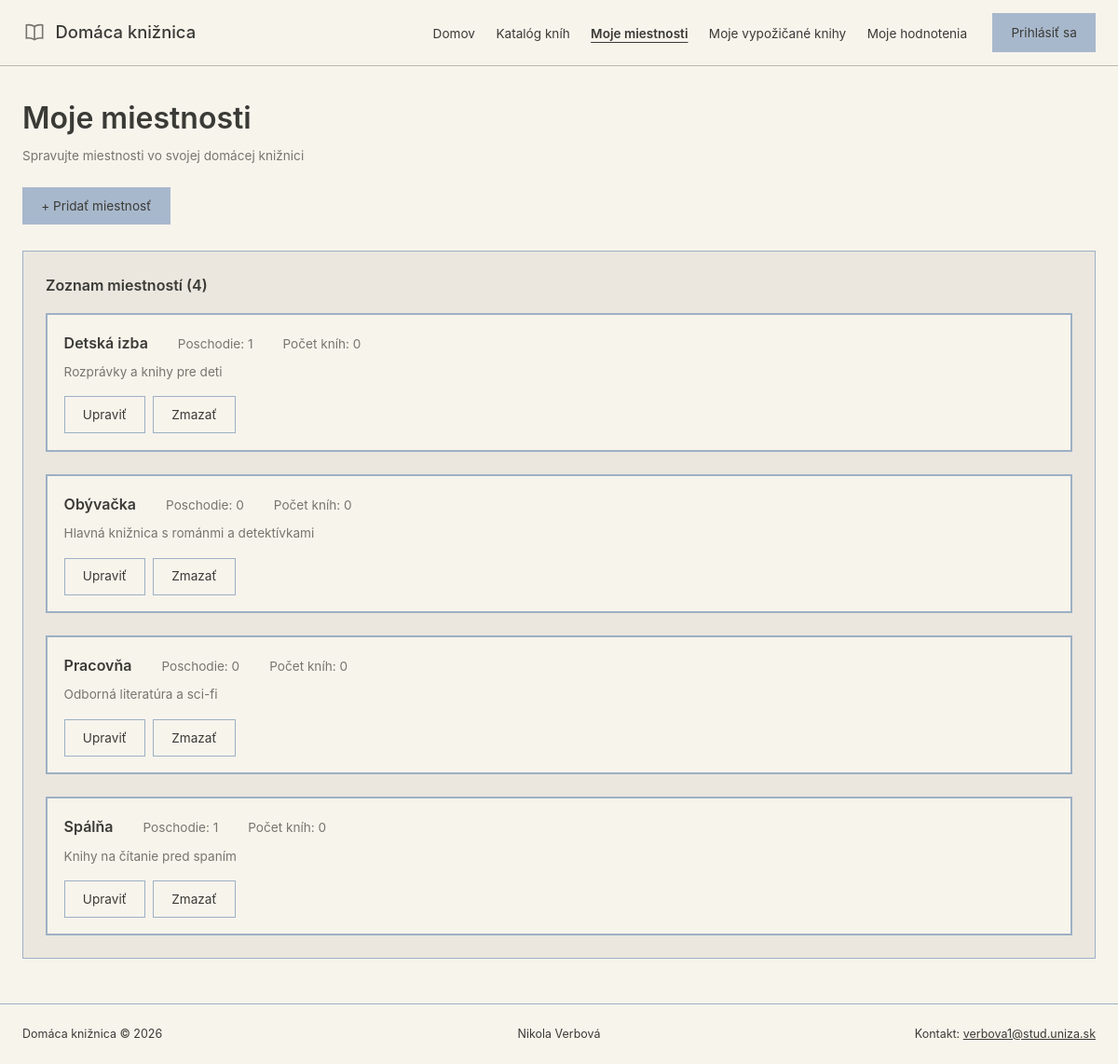
The app's page /?c=room with its own data.
### tables this page shows
CREATE TABLE `rooms`
(
    `id`          INT AUTO_INCREMENT PRIMARY KEY,
    `name`        VARCHAR(100) NOT NULL,
    `description` VARCHAR(255) NULL,
    `floorNumber` INT          NOT NULL DEFAULT 0
) DEFAULT CHARSET = utf8mb4 COLLATE = utf8mb4_unicode_ci;

### Framework/Http/Responses/Response.php (called while the page is built, shortened)
<?php
abstract class Response
{
    public function send(): void
    {
        $this->generate();
    }
}

### public/index.php (called while the page is built, shortened)
<?php
try {
    $app = new App();
    $app->run();
} catch (Exception $e) {
    die('An error occurred: ' . $e->getMessage());
}

### Framework/Support/LinkGenerator.php (called while the page is built, shortened)
<?php
class LinkGenerator
{
    private Request $request;
    public function __construct(Request $request, Router $router)
    {
        $this->request = $request;
    }
    public function url(
        string|array $destination,
        array $parameters = [],
        bool $absolute = false,
        bool $appendParameters = false
    ): string {
        list($controller, $action) = explode(".", $destination);
        $args = $appendParameters ? $this->request->get() : [];
        $args = ["c" => lcfirst($controller), "a" => $action != "index" ? $action : null] + $parameters + $args;
        $basePath = $absolute ? $this->request->getBaseUrl() : "";
        return $basePath . "?" . http_build_query($args);
    }
}

### Framework/DB/Connection.php (called while the page is built, shortened)
<?php
class Connection
{
    private static ?Connection $instance = null;
    private PDO $db;
    public function __construct(PDO $db)
    {
        $this->db = $db;
    }
    public static function getInstance(): Connection
    {
        try {
            if (self::$instance == null) {
                $db = new PDO(
                    'mysql:dbname=' . Configuration::DB_NAME . ';host=' . Configuration::DB_HOST,
                    Configuration::DB_USER,
                    Configuration::DB_PASS
                );
                $db->setAttribute(PDO::ATTR_ERRMODE, PDO::ERRMODE_EXCEPTION);
                $db->setAttribute(PDO::ATTR_EMULATE_PREPARES, true);
                self::$instance = new self($db);
            }
            return self::$instance;
        } catch (PDOException $e) {
            throw new Exception('Connection failed: ' . $e->getMessage());
        }
    }
    public function prepare(string $sql): DebugStatement
    {
        try {
            return new DebugStatement($this->db->prepare($sql));
        } catch (PDOException $e) {
            throw new Exception('Prepare failed: ' . $e->getMessage());
        }
    }
}

### Framework/Core/Model.php (called while the page is built, shortened)
<?php
abstract class Model implements \JsonSerializable
{
    protected static array $columnsMap = [];
    private static array $dbColumns = [];
    private static IDbConvention $dbConventions;
    protected static function getTableName(): string
    {
        return self::getConventions()->getTableName(get_called_class());
    }
    protected static function getColumnsMap(): array
    {
        return static::$columnsMap ?? [];
    }
    public static function getAll(
        ?string $whereClause = null,
        array   $whereParams = [],
        ?string $orderBy = null,
        ?int    $limit = null,
        ?int    $offset = null
    ): array
    {
        try {
            $sql = "SELECT " . static::getDBColumnNamesList() . " FROM `" . static::getTableName() . "`";
            if ($orderBy !== null) {
                $sql .= " ORDER BY $orderBy";
            }
            $stmt = Connection::getInstance()->prepare($sql);
            $stmt->execute($whereParams);
            $models = $stmt->fetchAll(PDO::FETCH_CLASS | PDO::FETCH_PROPS_LATE, static::class);
            return $models;
        } catch (PDOException $exception) {
            throw new Exception('Query failed: ' . $exception->getMessage(), 0, $exception);
        }
    }
    private static function getDbColumns(): array
    {
        try {
            $sql = "DESCRIBE " . static::getTableName();
            $stmt = Connection::getInstance()->prepare($sql);
            $stmt->execute([]);
            self::$dbColumns[static::class] = array_column($stmt->fetchAll(), 'Field');
            return self::$dbColumns[static::class];
        } catch (PDOException $exception) {
            throw new Exception('Query failed: ' . $exception->getMessage(), 0, $exception);
        }
    }
    private static function getModelProperties(): array
    {
        $reflection = new \ReflectionClass(static::class);
        $properties = [];
        foreach ($reflection->getProperties() as $property) {
            $propertyName = $property->getName();
            if ($property->isStatic()) {
                continue;
            }
            $properties[$propertyName] = true;
        }
        return $properties;
    }
    private static function getDBColumnNamesList(): string
    {
        $dbColumns = [];
        foreach (static::getDbColumns() as $columnName) {
            $propertyName = static::toPropertyName($columnName);
            if ($propertyName != $columnName) {
                $dbColumns[] = "`$columnName` AS {$propertyName}";
            } else {
                $dbColumns[] = $columnName;
            }
        }
        return implode(', ', $dbColumns);
    }
    private static function toPropertyName(string $columnName): string
    {
        $customMapping = static::getColumnsMap();
        if (isset($customMapping[$columnName])) {
            return $customMapping[$columnName];
        } else {
            return static::getConventions()->toPropertyName($columnName);
        }
    }
    private static function getConventions(): IDbConvention
    {
        if (!isset(static::$dbConventions)) {
            static::$dbConventions = new (Configuration::DB_CONVENTIONS_CLASS)();
        }
        return static::$dbConventions;
    }
}

### Framework/Support/Inflect.php (called while the page is built, shortened)
<?php
class Inflect
{
    public static $plural = array(
        '/(quiz)$/i' => "$1zes",
        '/^(ox)$/i' => "$1en",
        '/([m|l])ouse$/i' => "$1ice",
        '/(matr|vert|ind)ix|ex$/i' => "$1ices",
        '/(x|ch|ss|sh)$/i' => "$1es",
        '/([^aeiouy]|qu)y$/i' => "$1ies",
        '/(hive)$/i' => "$1s",
        '/(?:([^f])fe|([lr])f)$/i' => "$1$2ves",
        '/(shea|lea|loa|thie)f$/i' => "$1ves",
        '/sis$/i' => "ses",
        '/([ti])um$/i' => "$1a",
        '/(tomat|potat|ech|her|vet)o$/i' => "$1oes",
        '/(bu)s$/i' => "$1ses",
        '/(alias)$/i' => "$1es",
        '/(octop)us$/i' => "$1i",
        '/(ax|test)is$/i' => "$1es",
        '/(us)$/i' => "$1es",
        '/s$/i' => "s",
        '/$/' => "s"
    );
    public static $irregular = array(
        'move' => 'moves',
        'foot' => 'feet',
        'goose' => 'geese',
        'sex' => 'sexes',
        'child' => 'children',
        'man' => 'men',
        'tooth' => 'teeth',
        'person' => 'people',
        'valve' => 'valves'
    );
    public static function pluralize($string)
    {
        foreach (self::$irregular as $pattern => $result) {
            $pattern = '/' . $pattern . '$/i';
        }
        foreach (self::$plural as $pattern => $result) {
            if (preg_match($pattern, $string)) {
                return preg_replace($pattern, $result, $string);
            }
        }
        return $string;
    }
}

### Framework/DB/DefaultConventions.php (called while the page is built, shortened)
<?php
class DefaultConventions implements IDbConvention
{
    public function getTableName(string $className): string
    {
        $arr = explode("\\", $className);
        return Inflect::pluralize(strtolower(end($arr)));
    }
    public function toPropertyName(string $columnName): string
    {
        return $columnName;
    }
}

### Framework/DB/DebugStatement.php (called while the page is built, shortened)
<?php
class DebugStatement
{
    private PDOStatementAlias $stmt;
    public function __construct($stmt)
    {
        $this->stmt = $stmt;
    }
    public function execute(?array $params = null): bool
    {
        $result = $this->stmt->execute($params);
        $this->stmt->debugDumpParams();
        return $result;
    }
    public function __call(string $name, array $arguments): mixed
    {
        return $this->stmt->{$name}(...$arguments);
    }
}

### App/Controllers/RoomController.php (called while the page is built, shortened)
<?php
class RoomController extends BaseController
{
    public function index(Request $request): Response
    {
        $bookCounts = [];
        return $this->html([
            'rooms' => Room::getAll(orderBy: '`name` asc'),
            'bookCounts' => $bookCounts,
        ]);
    }
}

### App/Models/Room.php (called while the page is built, shortened)
<?php
class Room extends Model
{
    protected ?int $id = null;
    protected ?string $name = null;
    protected ?string $description = null;
    protected ?int $floorNumber = null;
    public function getId(): ?int
    {
        return $this->id;
    }
    public function getName(): ?string
    {
        return $this->name;
    }
    public function getDescription(): ?string
    {
        return $this->description;
    }
    public function getFloorNumber(): ?int
    {
        return $this->floorNumber;
    }
}

### Framework/Support/functions.php (called while the page is built)
<?php
if (!function_exists('e')) {
    function e(mixed $value): string
    {
        return htmlspecialchars((string)$value, ENT_QUOTES | ENT_SUBSTITUTE | ENT_HTML5, 'UTF-8');
    }
}

### App/Views/Room/index.view.php (the view, shortened to what this page needs)
<main>
  <div class="page-head">
    <h1>Moje miestnosti</h1>
    <p class="subtitle">Spravujte miestnosti vo svojej domácej knižnici</p>
  </div>
  <p><a class="btn" href="<?= $link->url('room.add') ?>">+ Pridať miestnosť</a></p>
  <section class="content-box" aria-labelledby="zoznam">
    <h2 id="zoznam">Zoznam miestností (<?= count($rooms) ?>)</h2>
<?php if (count($rooms) === 0) : ?>
    <p class="empty">Zatiaľ nemáte žiadnu miestnosť.</p>
<?php else : ?>
    <div class="room-stack">
<?php foreach ($rooms as $room) : ?>
      <article class="room-box">
        <div class="room-head">
          <h3><?= e($room->getName() ?? '') ?></h3>
          <span class="room-floor">Poschodie: <?= $room->getFloorNumber() ?></span>
          <span class="room-floor">Počet kníh: <?= $bookCounts[$room->getId()] ?? 0 ?></span>
        </div>
        <p class="room-desc"><?= e($room->getDescription() ?? 'Bez popisu') ?></p>
        <div class="room-buttons">
          <a class="btn btn-outline" href="<?= $link->url('room.edit', ['id' => $room->getId()]) ?>">Upraviť</a>
          <form method="post" action="<?= $link->url('room.delete') ?>">
            <button class="btn btn-outline" type="submit">Zmazať</button>
          </form>
        </div>
      </article>
<?php endforeach ?>
    </div>
<?php endif ?>
  </section>
</main>

### records on screen
rooms: name "Detská izba", floorNumber "1", id "0", description "Rozprávky a knihy pre deti"
rooms: name "Obývačka", floorNumber "0", id "0", description "Hlavná knižnica s románmi a detektívkami"
rooms: name "Pracovňa", floorNumber "0", id "0", description "Odborná literatúra a sci-fi"
rooms: name "Spálňa", floorNumber "1", id "0", description "Knihy na čítanie pred spaním"

### other values on screen
count($rooms) "4"
